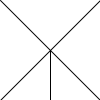
Frame 1 (no input)
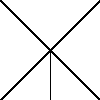
Frame 60 (the mouse pressed at the canvas centre just before this capture)
Frame 120 (the mouse held since frame 60 and released just before this capture): identical to frame 60, image omitted

The Processing sketch that drew these frames (run headless with seeded random() and noise(); from frame 60 on, the mouse is pressed at the canvas centre):

// Processing sketch: Active_Windmill_Sketch
// ── Active_Windmill_Sketch.pde
void setup () {
  // This block runs once at the start.
  background(255);
  // paper-white bg
}

void draw () {
  // This block runs every frame.
line(0, 0, 100, 100);
line(0, 100, 100, 0); 
line(50, 50, 50, 100);
}
